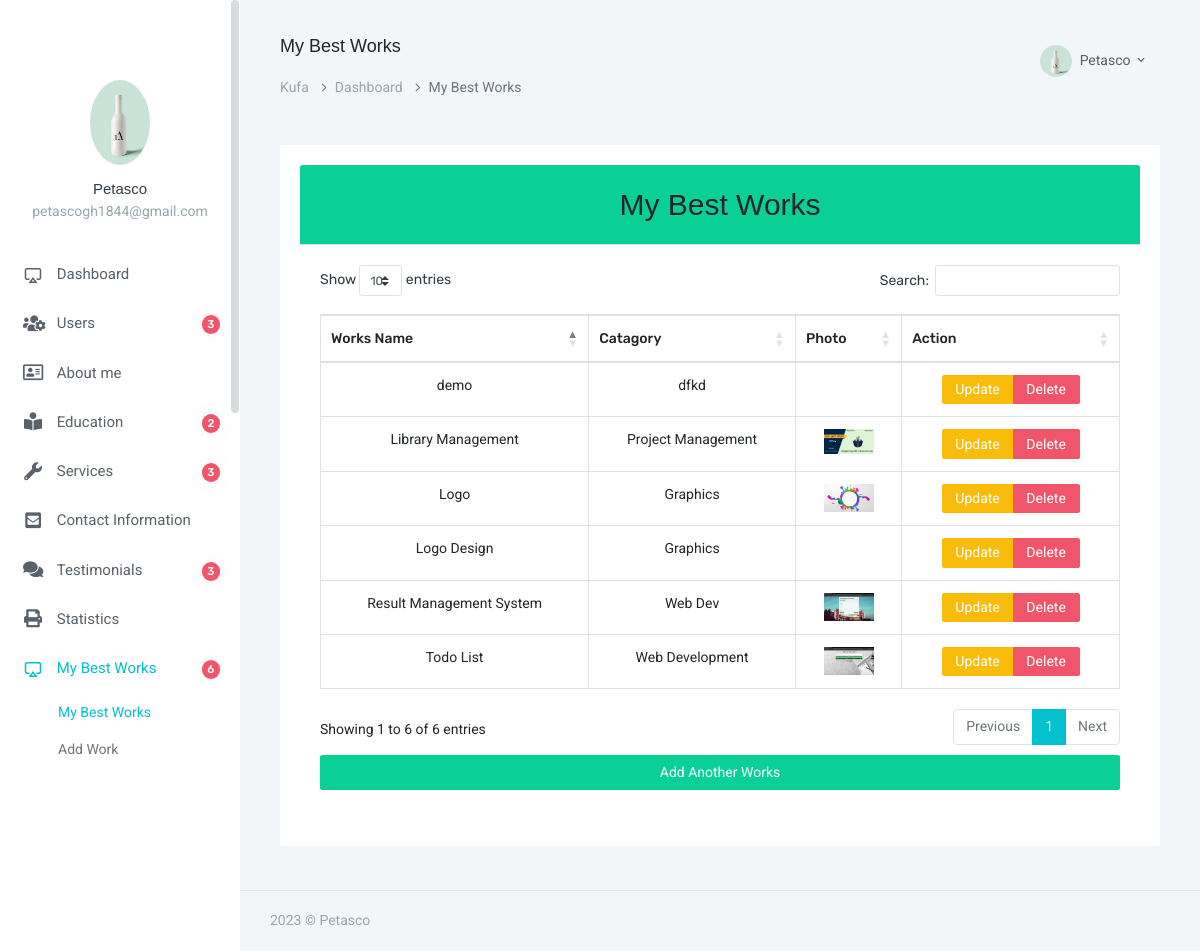
The page /admin/best_works.php (signed in) on the database its author committed.
### tables this page shows
CREATE TABLE `users` (
  `id` int(3) NOT NULL,
  `fname` varchar(100) NOT NULL,
  `email` varchar(100) NOT NULL,
  `password` varchar(255) NOT NULL,
  `status` int(1) NOT NULL DEFAULT 1,
  `photo` varchar(100) NOT NULL DEFAULT 'default.png'
);

CREATE TABLE `my_best_works` (
  `id` int(2) NOT NULL,
  `works_name` varchar(100) NOT NULL,
  `catagory` varchar(100) NOT NULL,
  `photo` varchar(110) NOT NULL DEFAULT 'default.jpg'
);

### admin/best_works.php (the view, shortened to what this page needs)
<?php
$title="My Best Works";
require_once "header.php";
require_once "db.php";
$all_works = $dbcon->query("SELECT * FROM my_best_works");
?>
                                	<div class="card mb-3" >
																	  <div class="card-header bg-success text-center"><h2>My Best Works</h2></div>
																	  <div class="card-body">
																				<table id="example" class="table table-bordered text-center">
																					<thead>
																						<tr>
																							<th>Works Name</th>
																							<th>Catagory</th>
																							<th>Photo</th>
																							<th>Action</th>
																						</tr>
																					</thead>
																					<tbody>
																					<?php foreach ($all_works as $result) {
																					 ?>
																						<tr>
																							<td><?=$result['works_name']?></td>
																							<td><?=$result['catagory']?></td>
																							<td><img src="image/my_best_works/<?=$result['photo']?>" alt="" style="width: 50px;"></td>
																							<td>
																								<div class="btn-group">
																									<a class="btn btn-sm btn-warning" href="best_works_update.php?id=<?=base64_encode($result['id'])?>">Update</a>
																									<a class="btn btn-sm btn-danger" href="best_works_delete.php?id=<?=base64_encode($result['id'])?>">Delete</a>
																								</div>
																							</td>
																						</tr>
																					<?php } ?>
																					</tbody>
																				</table>
																				<a class="btn btn-block btn-success mt-2" href="my_best_works.php">Add Another Works</a>
																	  </div>
																	</div>
<?php
    require_once "footer.php";
?>

### admin/header.php (shortened to what this page needs)
<?php require_once "db.php"; ?>
<!doctype html>
<html lang="en">
<head>
        <link rel="stylesheet" href="https://cdnjs.cloudflare.com/ajax/libs/twitter-bootstrap/4.1.3/css/bootstrap.css">
        <link rel="stylesheet" href="https://cdn.datatables.net/1.10.20/css/dataTables.bootstrap4.min.css">
        <link href="assets/css/bootstrap.min.css" rel="stylesheet" type="text/css" />
        <link href="assets/css/icons.css" rel="stylesheet" type="text/css" />
        <link rel="stylesheet" href="../front_end_assets/css/fontawesome-all.min.css">
        <link href="assets/css/metismenu.min.css" rel="stylesheet" type="text/css" />
        <link href="assets/css/style.css" rel="stylesheet" type="text/css" />
    </head>
    <body>
        <div id="wrapper">
            <div class="left side-menu">
                <div class="slimscroll-menu" id="remove-scroll">
                    <div class="user-box">
                        <div class="user-img">
                <?php
                    $email_for_photo = $_SESSION['user_email'];
                    $query_for_photo = $dbcon->query( "SELECT photo FROM users WHERE email='$email_for_photo'");
                    $photo_from_db   = $query_for_photo -> fetch_assoc();
                 ?>
                            <img src="image/users/<?=$photo_from_db['photo']?>" alt="user-img" title="Mat Helme" class="rounded-circle img-fluid">
                        </div>
                        <h5><a href="#"><?= $_SESSION['user_name']?></a> </h5>
                        <p class="text-muted"><?=$_SESSION['user_email']?></p>
                    </div>
                    <div id="sidebar-menu">
                        <ul class="metismenu" id="side-menu">
                            <li>
                                <a href="index.php">
                                    <i class="fi-air-play"></i> <span> Dashboard </span>
                                </a>
                            </li>
                            <li>
                                <a href="users.php"><i class="fas fa-users-cog"></i>
                                    <span class="badge badge-danger badge-pill float-right">
                                        <?php
                                        $result = $dbcon->query("SELECT COUNT(*) AS total_users FROM users");
                                        $row = $result->fetch_assoc();
                                        echo $row['total_users'];
                                        ?>
                                    </span>
                                    <span> Users </span>
                                </a>
                            </li>
                            <li>
                                <a href="javascript: void(0);"><i class="far fa-address-card"></i>  <span> About me </span></a>
                            </li>
                            <li>
                                <a href="javascript: void(0);"><i class="fas fa-book-reader"></i>
                                    <span class="badge badge-danger badge-pill float-right">
                                        <?php
                                        $education_result = $dbcon->query("SELECT COUNT(*) AS total_field FROM education_informations");
                                        $education_row = $education_result->fetch_assoc();
                                        echo $education_row['total_field'];
                                        ?>
                                    </span>
                                <span> Education </span></a>
                            </li>
                            <li>
                                <a href="javascript: void(0);"><i class="fas fa-wrench"></i>
                                    <span class="badge badge-danger badge-pill float-right">
                                        <?php
                                        $services_result = $dbcon->query("SELECT COUNT(*) AS total_field FROM services");
                                        $services_row = $services_result->fetch_assoc();
                                        echo $services_row['total_field'];
                                        ?>
                                    </span>
                                    <span> Services </span></a>
                            </li>
                            <li>
                                <a href="javascript: void(0);"><i class="fas fa-envelope-square"></i> <span> Contact Information</span></a>
                            </li>
                            <li>
                                <a href="javascript: void(0);"><i class="fas fa-comments"></i>
                                    <span class="badge badge-danger badge-pill float-right">
                                        <?php
                                        $testimonial_result = $dbcon->query("SELECT COUNT(*) AS total_field FROM testimonials");
                                        $testimonial_row = $testimonial_result->fetch_assoc();
                                        echo $testimonial_row['total_field'];
                                        ?>
                                    </span>
                                    <span> Testimonials</span></a>
                            </li>
                            <li>
                                <a href="javascript: void(0);"><i class="fas fa-print"></i><span> Statistics</span></a>
                            </li>
                            <li>
                                <a href="javascript: void(0);"><i class="fi-air-play"></i>
                                    <span class="badge badge-danger badge-pill float-right">
                                        <?php
                                        $best_works_result = $dbcon->query("SELECT COUNT(*) AS total_field FROM my_best_works");
                                        $best_works_row = $best_works_result->fetch_assoc();
                                        echo $best_works_row['total_field'];
                                        ?>
                                    </span>
                                    <span> My Best Works</span></a>
                                <ul class="nav-second-level" aria-expanded="false">
                                    <li><a href="best_works.php">My Best Works</a></li>
                                    <li><a href="my_best_works.php">Add Work</a></li>
                                </ul>
                            </li>
                        </ul>
                    </div>
                </div>
            </div>
            <div class="content-page">
                <div class="topbar">
                    <nav class="navbar-custom">
                        <ul class="list-unstyled topbar-right-menu float-right mb-0">
                            <li class="dropdown notification-list">
                                <a class="nav-link dropdown-toggle nav-user" data-toggle="dropdown" href="#" role="button"
                                   aria-haspopup="false" aria-expanded="false">
                                    <img src="image/users/<?=$photo_from_db['photo']?>" alt="user" class="rounded-circle"> <span class="ml-1"><?=$_SESSION['user_name']?> <i class="mdi mdi-chevron-down"></i> </span>
                                </a>
                            </li>
                        </ul>
                        <ul class="list-inline menu-left mb-0">
                            <li>
                                <h4 class="page-title-main"><?=$title?></h4>
                                <ol class="breadcrumb">
                                    <li class="breadcrumb-item"><a href="../index.php">Kufa</a></li>
                                    <li class="breadcrumb-item"><a href="index.php">Dashboard</a></li>
                                    <li class="breadcrumb-item active"><?=$title?></li>
                                </ol>
                            </li>
                        </ul>
                    </nav>
                </div>
                <div class="content">
                    <div class="container-fluid">
                        <div class="row">
                            <div class="col-12">
                                <div class="card-box">

### rows shown on the page
users: photo (picture)
my_best_works: works_name "Todo List", catagory "Web Development", photo (picture)
my_best_works: works_name "Result Management System", catagory "Web Dev", photo (picture)
my_best_works: works_name "demo", catagory "dfkd"
my_best_works: works_name "Logo Design", catagory "Graphics"
my_best_works: works_name "Library Management", catagory "Project Management", photo (picture)
my_best_works: works_name "Logo", catagory "Graphics", photo (picture)

### other values the page prints
$_SESSION['user_name'] "Petasco"
$_SESSION['user_email'] "petascogh1844@gmail.com"
$row['total_users'] "3"
$education_row['total_field'] "2"
$services_row['total_field'] "3"
$testimonial_row['total_field'] "3"
$best_works_row['total_field'] "6"
$title "My Best Works"
